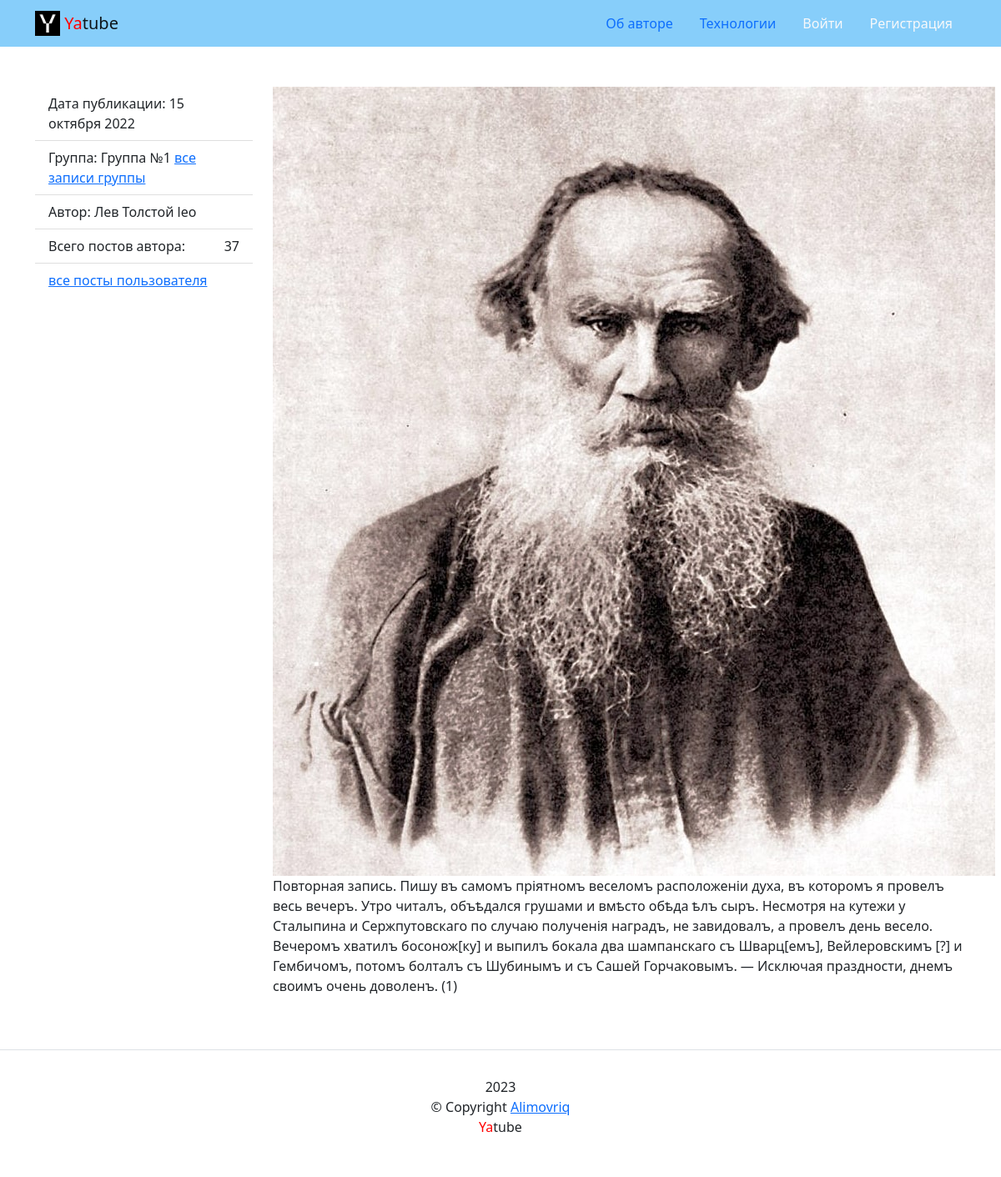
The page /posts/61/ on the database its author committed.
### posts/models.py (models this page shows, shortened)
class Post(models.Model):
    text = models.TextField(
        'Текст поста',
        help_text='Введите текст поста',
        blank=False)
    pub_date = models.DateTimeField(
        'Дата публикации',
        auto_now_add=True,
        db_index=True)
    author = models.ForeignKey(
        User,
        on_delete=models.CASCADE,
        verbose_name='Автор',
        related_name='posts',
    )
    group = models.ForeignKey(
        Group,
        on_delete=models.SET_NULL,
        blank=True,
        null=True,
        verbose_name='Группа',
        help_text='Группа, к которой будет относиться пост',
        related_name='posts',
    )
    image = models.ImageField(
        'Картинка',
        upload_to='posts/',
        blank=True
    )
    class Meta:
        ordering = ['-pub_date']
        verbose_name = 'Пост'
        verbose_name_plural = 'Посты'

class Group(models.Model):
    title = models.CharField(
        max_length=200,
        verbose_name='Название группы')
    slug = models.SlugField(
        unique=True,
        verbose_name='Адрес группы')
    description = models.TextField(
        verbose_name='Описание группы')
    class Meta:
        verbose_name = 'Группа'
        verbose_name_plural = 'Группы'

### posts/views.py (the view)
# urls.py: path('posts/<int:post_id>/', views.post_detail, name='post_detail'),
def post_detail(request, post_id):
    template = 'posts/post_detail.html'
    post_info = get_object_or_404(Post, pk=post_id)
    form = CommentForm()
    comments = post_info.comments.all()
    context = {
        'post_info': post_info,
        'form': form,
        'comments': comments,
    }
    return render(request, template, context)

### core/context_processors/year.py (called while the page is built)
def year(request):
    return {
        "year": dt.datetime.today().year,
    }

### templates/posts/post_detail.html (shortened to what this page needs)
{% extends 'base.html' %}
{% block content %}
<div class="row">
  <aside class="col-12 col-md-3">
    <ul class="list-group list-group-flush">
      <li class="list-group-item">
        Дата публикации: {{ post_info.pub_date|date:"d E Y" }}
      </li>
      {% if post_info.group %}
      <li class="list-group-item">
        Группа: {{ post_info.group.title }}
        <a href="{% url 'posts:group_list' post_info.group.slug %}">все записи группы</a></li>
      {% endif %}
      <li class="list-group-item">
        Автор: {{ post_info.author.first_name }} {{ post_info.author.last_name }} {{ post_info.author.username }}
      </li>
      <li class="list-group-item d-flex justify-content-between align-items-center">
        Всего постов автора:  <span >{{ post_info.author.posts.count }}</span>
      </li>
      <li class="list-group-item">
        <a href="{% url 'posts:profile' post_info.author.username %}">
          все посты пользователя
        </a>
      </li>
    </ul>
  </aside>
  <article class="col-12 col-md-9">
    {% load thumbnail %}
    {% thumbnail post_info.image "960x339" crop="center" upscale=True as im %}
    <img src="{{ im.url }}" width="{{ im.width }}" height="{{ im.height }}">
    {% endthumbnail %}
    <p>
      {{ post_info.text }}
    </p>
  </article>
</div>
    {% endblock %}

### rows shown on the page
Post: pub_date "15 октября 2022", group "Группа №1", author.first_name "Лев", author.last_name "Толстой", author.username "leo", author.posts.count "37", text "Повторная запись. Пишу въ самомъ пріятномъ веселомъ расположеніи духа, въ которомъ я провелъ весь вечеръ. Утро читалъ, объѣдался грушами и вмѣсто обѣда ѣлъ сыръ. Несмотря на кутежи у Сталыпина и Сержпутовскаго по случаю полученія наградъ, не завидовалъ, а провелъ день весело. Вечеромъ хватилъ босонож[ку] и выпилъ бокала два шампанскаго съ Шварц[емъ], Вейлеровскимъ [?] и Гембичомъ, потомъ болталъ съ Шубинымъ и съ Сашей Горчаковымъ. — Исключая праздности, днемъ своимъ очень доволенъ. (1)"
